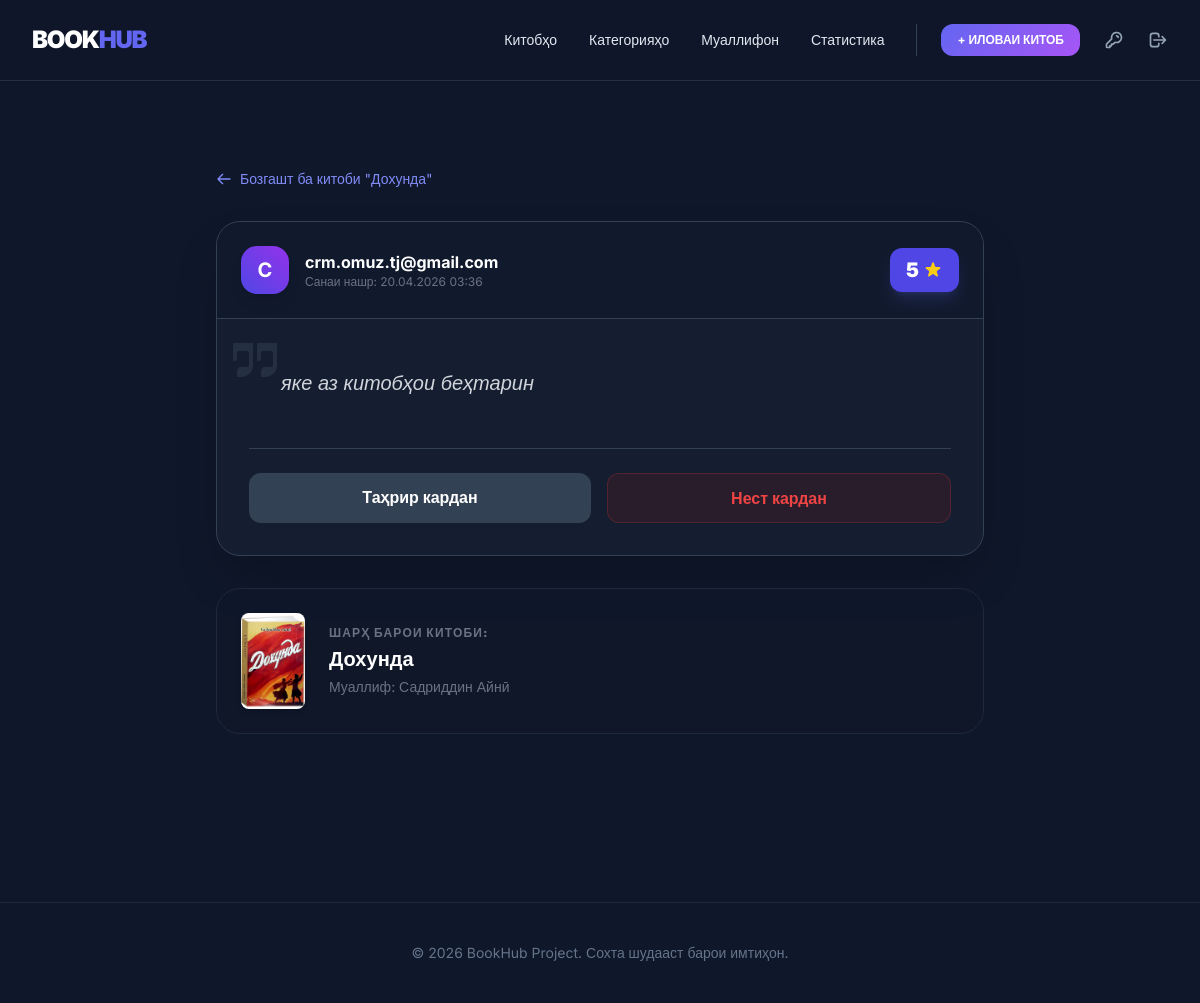
The app's page /detail_review/1/ (signed in) with its own data.
### app/models.py (models this page shows, shortened)
class Review(models.Model):
    book = models.ForeignKey(Book,related_name='reviews',on_delete=models.CASCADE)
    user = models.ForeignKey(User,related_name='reviews',on_delete=models.CASCADE)
    text = models.TextField()
    rating = models.IntegerField()
    created_at = models.DateTimeField(auto_now_add=True)

class Book(models.Model):
    title = models.CharField(max_length=50)
    description = models.TextField()
    price = models.DecimalField(max_digits=15,decimal_places=2)
    cover_image = models.ImageField(upload_to="books/")
    created_at = models.DateTimeField(auto_now_add=True)
    author = models.ForeignKey(Author,related_name='books',on_delete=models.CASCADE)
    category = models.ForeignKey(Category,related_name='books',on_delete=models.CASCADE)
    created_by = models.ForeignKey(User,related_name='books',on_delete=models.CASCADE)

class User(models.Model):
    email = models.EmailField(unique=True)
    password = models.CharField(max_length=225)
    is_active = models.BooleanField(default=False)
    is_staff = models.BooleanField(default=False)
    is_verified = models.BooleanField(default=False)
    email_token = models.UUIDField(default=uuid.uuid4, editable=False)
    reset_token = models.UUIDField(null=True, blank=True)

class Author(models.Model):
    full_name = models.CharField(max_length=50)
    bio = models.TextField()

### app/views.py (the view)
# urls.py: path('detail_review/<int:id>/', detail_review, name='detail_review'),
def detail_review(request, id):
    if not request.session.get('user_id'):
        return redirect('login')
    review = get_object_or_404(Review, id=id)
    return render(request, 'detail_review.html', {'review': review})

### templates/detail_review.html (shortened to what this page needs)
{% extends 'base.html' %}
{% block content %}
<div class="max-w-3xl mx-auto py-12">
    <a href="{% url 'detail_book' review.book.id %}" class="flex items-center text-sm text-indigo-400 hover:text-white transition mb-8 group">
        <svg xmlns="http://www.w3.org/2000/svg" class="h-4 w-4 mr-2 group-hover:-translate-x-1 transition-transform" fill="none" viewBox="0 0 24 24" stroke="currentColor">
            <path stroke-linecap="round" stroke-linejoin="round" stroke-width="2" d="M10 19l-7-7m0 0l7-7m-7 7h18" />
        </svg>
        Бозгашт ба китоби "{{ review.book.title }}"
    </a>
    <div class="bg-slate-800/40 border border-slate-700 rounded-3xl overflow-hidden shadow-2xl">
        <div class="bg-slate-900/50 p-6 border-b border-slate-700 flex justify-between items-center">
            <div class="flex items-center gap-4">
                <div class="w-12 h-12 bg-gradient-to-tr from-indigo-600 to-purple-600 rounded-2xl flex items-center justify-center text-xl font-bold text-white shadow-lg">
                    {{ review.user.email|slice:":1"|upper }}
                </div>
                <div>
                    <h2 class="text-white font-bold">{{ review.user.email }}</h2>
                    <p class="text-xs text-gray-500">Санаи нашр: {{ review.created_at|date:"d.m.Y H:i" }}</p>
                </div>
            </div>
            <div class="flex items-center bg-indigo-600 px-4 py-2 rounded-xl shadow-lg shadow-indigo-500/20">
                <span class="text-white font-black text-xl mr-1">{{ review.rating }}</span>
            </div>
        </div>
        <div class="p-8">
            <div class="relative">
                <p class="text-xl text-gray-300 leading-relaxed relative z-10 pl-8 pt-4 italic">
                    {{ review.text }}
                </p>
            </div>
            {% if request.session.user_id == review.user.id or request.user.is_staff %}
            <div class="mt-12 pt-6 border-t border-slate-700 flex gap-4">
                <a href="{% url 'update_review' review.id %}" class="flex-1 text-center bg-slate-700 hover:bg-indigo-600 text-white py-3 rounded-xl font-bold transition">
                    Таҳрир кардан
                </a>
                <a href="{% url 'delete_review' review.id %}" class="flex-1 text-center bg-red-900/20 text-red-500 border border-red-500/20 hover:bg-red-600 hover:text-white py-3 rounded-xl font-bold transition">
                    Нест кардан
                </a>
            </div>
            {% endif %}
        </div>
    </div>
    <div class="mt-8 p-6 bg-slate-900/40 rounded-3xl border border-slate-800 flex items-center gap-6">
        <div class="w-16 h-24 bg-slate-800 rounded-lg overflow-hidden shadow-md">
            {% if review.book.cover_image %}
                <img src="{{ review.book.cover_image.url }}" class="w-full h-full object-cover">
            {% endif %}
        </div>
        <div>
            <h4 class="text-gray-500 text-xs uppercase font-black tracking-widest mb-1">Шарҳ барои китоби:</h4>
            <a href="{% url 'detail_book' review.book.id %}" class="text-xl font-bold text-white hover:text-indigo-400 transition">
                {{ review.book.title }}
            </a>
            <p class="text-sm text-gray-500 mt-1">Муаллиф: {{ review.book.author.full_name }}</p>
        </div>
    </div>
</div>
{% endblock %}

### templates/base.html (style rules this page uses)
body { font-family: 'Inter', sans-serif; background-color: #0f172a; }

### records on screen
Review: book "Дохунда", user.email "C", user.email "crm.omuz.tj@gmail.com", created_at "20.04.2026 03:36", rating "5", text "яке аз китобҳои беҳтарин", book.cover_image (picture), book.author.full_name "Садриддин Айнӣ"
